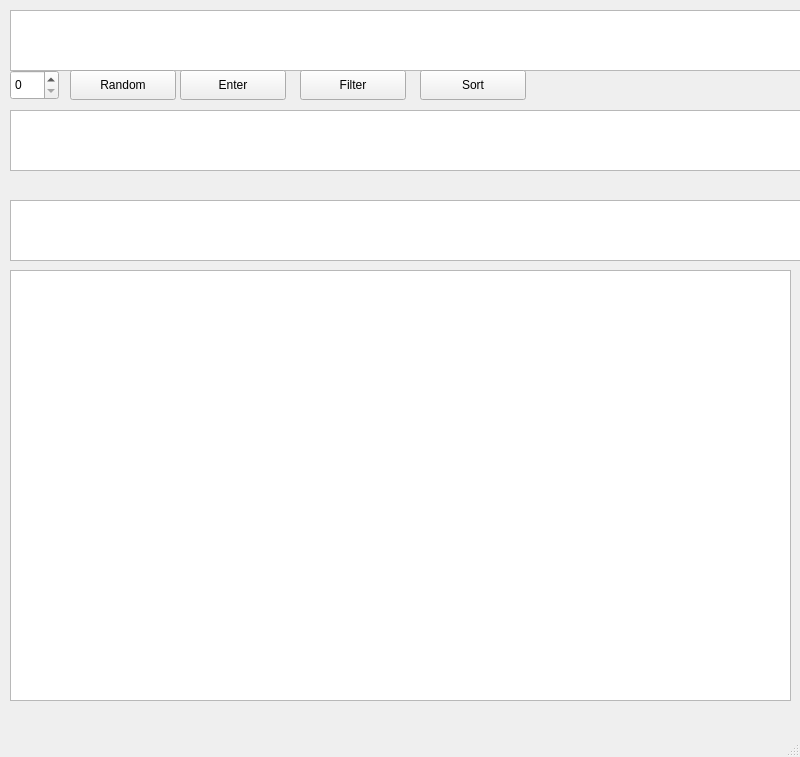
<?xml version="1.0" encoding="UTF-8"?>
<ui version="4.0">
 <class>MainWindow</class>
 <widget class="QMainWindow" name="MainWindow">
  <property name="geometry">
   <rect>
    <x>0</x>
    <y>0</y>
    <width>800</width>
    <height>757</height>
   </rect>
  </property>
  <property name="windowTitle">
   <string>MainWindow</string>
  </property>
  <widget class="QWidget" name="centralwidget">
   <widget class="QTableWidget" name="input_1">
    <property name="geometry">
     <rect>
      <x>10</x>
      <y>10</y>
      <width>791</width>
      <height>61</height>
     </rect>
    </property>
   </widget>
   <widget class="QTableWidget" name="input_2">
    <property name="geometry">
     <rect>
      <x>10</x>
      <y>110</y>
      <width>791</width>
      <height>61</height>
     </rect>
    </property>
   </widget>
   <widget class="QTableWidget" name="input_3">
    <property name="geometry">
     <rect>
      <x>10</x>
      <y>200</y>
      <width>791</width>
      <height>61</height>
     </rect>
    </property>
   </widget>
   <widget class="QSpinBox" name="spinBox">
    <property name="geometry">
     <rect>
      <x>10</x>
      <y>70</y>
      <width>49</width>
      <height>30</height>
     </rect>
    </property>
   </widget>
   <widget class="QPushButton" name="pushButton">
    <property name="geometry">
     <rect>
      <x>180</x>
      <y>70</y>
      <width>106</width>
      <height>30</height>
     </rect>
    </property>
    <property name="text">
     <string>Enter</string>
    </property>
   </widget>
   <widget class="QPushButton" name="pushButton_2">
    <property name="geometry">
     <rect>
      <x>300</x>
      <y>70</y>
      <width>106</width>
      <height>30</height>
     </rect>
    </property>
    <property name="text">
     <string>Filter</string>
    </property>
   </widget>
   <widget class="QPushButton" name="pushButton_3">
    <property name="geometry">
     <rect>
      <x>420</x>
      <y>70</y>
      <width>106</width>
      <height>30</height>
     </rect>
    </property>
    <property name="text">
     <string>Sort</string>
    </property>
   </widget>
   <widget class="QPushButton" name="pushButton_4">
    <property name="geometry">
     <rect>
      <x>70</x>
      <y>70</y>
      <width>106</width>
      <height>30</height>
     </rect>
    </property>
    <property name="text">
     <string>Random</string>
    </property>
   </widget>
   <widget class="QTextEdit" name="textEdit">
    <property name="geometry">
     <rect>
      <x>10</x>
      <y>270</y>
      <width>781</width>
      <height>431</height>
     </rect>
    </property>
   </widget>
  </widget>
  <widget class="QMenuBar" name="menubar">
   <property name="geometry">
    <rect>
     <x>0</x>
     <y>0</y>
     <width>800</width>
     <height>26</height>
    </rect>
   </property>
  </widget>
  <widget class="QStatusBar" name="statusbar"/>
 </widget>
 <resources/>
 <connections/>
</ui>
